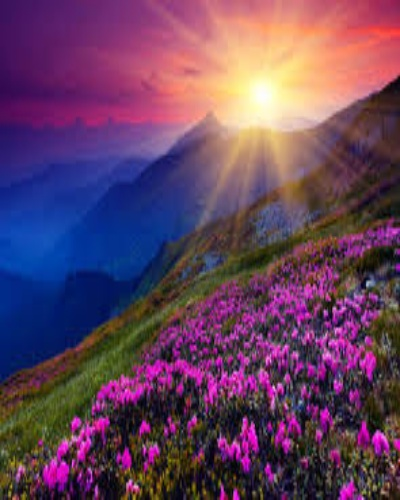
#> input picture resized_cv.jpg, 400 x 500 px
$ python main.py
#> lines starting #> are read from the running program, lines starting #| are printed output that depends on the picture
#> the answer given: 1
#> the answer given: resized_cv.jpg
#> the answer given: 100
#> the answer given: 100
### resize_cv.py
# resize_cv.py
import cv2
from tts import speak

def resize_fixed_cv(image_path: str, width: int, height: int, output_name: str = "resized_cv.jpg"):
    """
    Resize image to a fixed width and height using OpenCV.

    Returns the resized image as a NumPy array.
    """
#> called with image_path = 'resized_cv.jpg', width = 100, height = 100, output_name = 'resized_cv.jpg'
    img = cv2.imread(image_path)
#> img is the input picture: shape (500, 400, 3); mean B, G, R 95.4, 66.5, 101.6
    if img is None:
        print("❌ ERROR: Image not found")
        return
    resized = cv2.resize(img, (width, height))
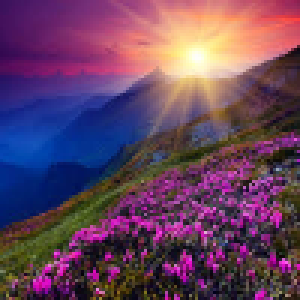
#> resized: shape (100, 100, 3) (shown 3 times larger); mean B, G, R 95.7, 66.8, 101.8
    cv2.imwrite(output_name, resized)
    speak(f"Image resized to width {width} and height {height}")
    return resized

### utils.py
# utils.py
from PIL import Image
import cv2
import matplotlib.pyplot as plt

def display_with_matplotlib(original, resized):
    """
    Display original and resized images side-by-side.
    """
    fig, axs = plt.subplots(1, 2, figsize=(10, 5))
    if isinstance(original, type(cv2.imread(''))):
        axs[0].imshow(cv2.cvtColor(original, cv2.COLOR_BGR2RGB))
    else:
        axs[0].imshow(original)
    axs[0].axis('off')
    axs[0].set_title("Original")
    if isinstance(resized, type(cv2.imread(''))):
        axs[1].imshow(cv2.cvtColor(resized, cv2.COLOR_BGR2RGB))
    else:
        axs[1].imshow(resized)
    axs[1].axis('off')
    axs[1].set_title("Resized")
    plt.show()
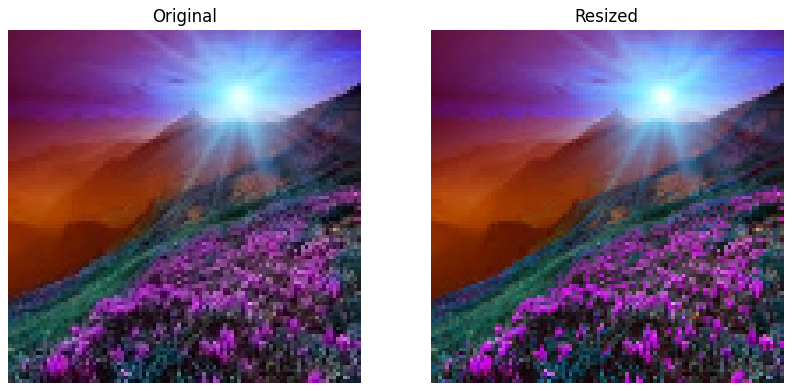
#> figure drawn by matplotlib, 2 panels; B, G, R data is drawn as R, G, B

### tts.py
# tts.py
import pyttsx3

engine = pyttsx3.init()

def speak(text: str) -> None:
    """
    Converts text to speech.

    Parameters:
    text (str): The text to speak.

    Returns:
    None
    """
    engine.say(text)
    engine.runAndWait()

### main.py
# main.py
from resize_cv import resize_fixed_cv
from resize_pil import resize_fixed_pil, resize_percentage, batch_resize
from gui import gui_file_picker_resize, gui_opencv_slider
from utils import display_with_matplotlib
import cv2

def main_menu():
    """
    Main CLI menu for Mega Image Resizer.
    """
    while True:
        print("\n=== Mega Image Resizer ===")
        print("1) Resize fixed (OpenCV CLI)")
        print("2) Resize fixed (Pillow CLI)")
        print("3) Resize by percentage")
        print("4) Batch resize folder")
        print("5) GUI resize (PIL + Tkinter)")
        print("6) GUI resize (OpenCV slider)")
        print("0) Exit")
        choice = input("Choice: ")
        if choice == "1":
            path = input("Path: ")
#> (the run stopped early here; a loop or call above may not have finished)
